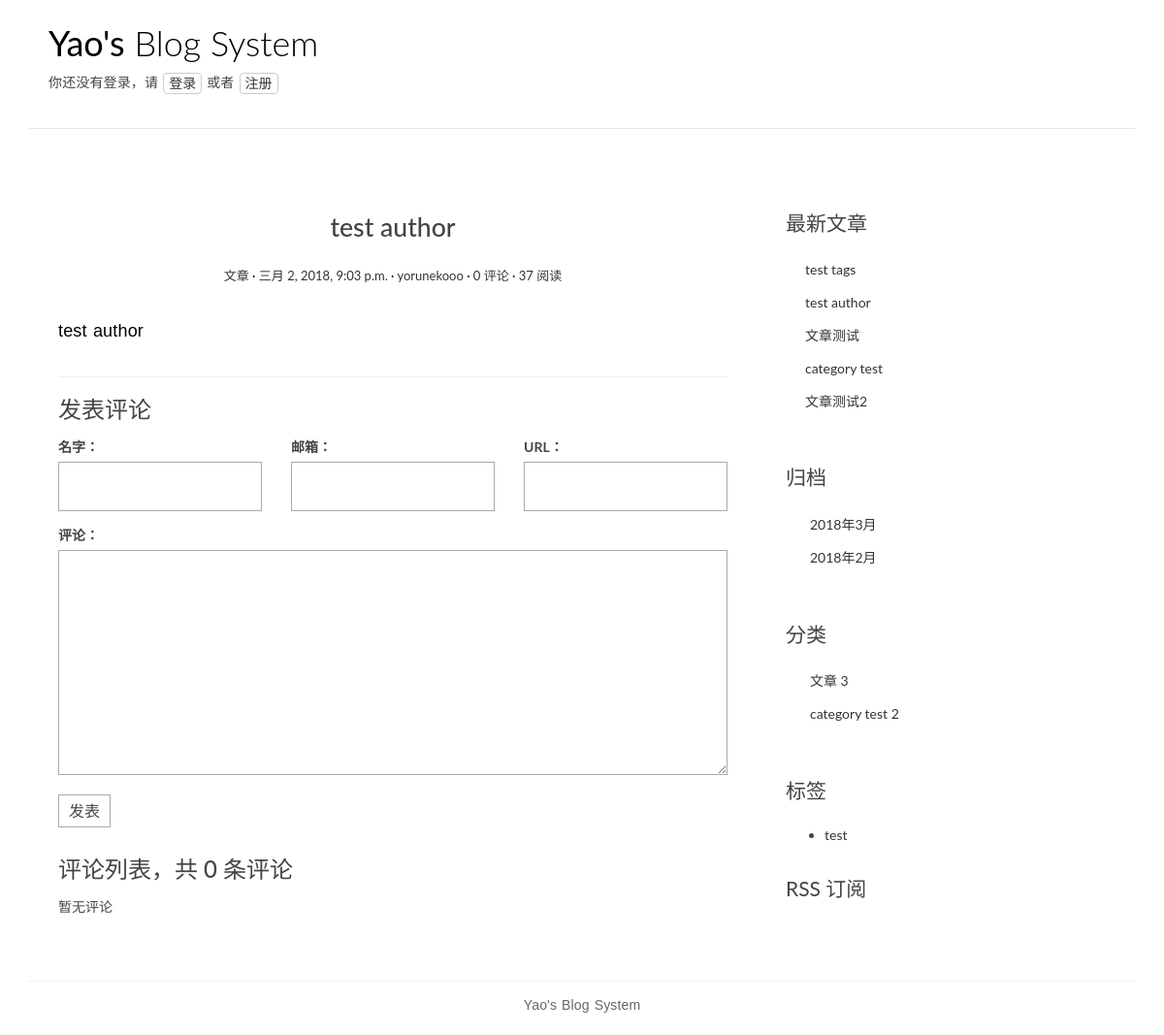
Screenshot of /post/3/ with the database file from the repository.
### blog/models.py (models this page shows, shortened)
@python_2_unicode_compatible
class Post(models.Model):
    title = models.CharField(max_length=70)
    body = models.TextField()
    created_time = models.DateTimeField()
    modified_time = models.DateTimeField()
    excerpt = models.CharField(max_length=200, blank=True)
    category = models.ForeignKey(Category, on_delete=models.CASCADE,)
    tags = models.ManyToManyField(Tag, blank=True)
    author = models.ForeignKey(settings.AUTH_USER_MODEL, on_delete=models.CASCADE,)
    views = models.PositiveIntegerField(default=0)
    def get_absolute_url(self):
        return reverse('blog:detail', kwargs={'pk': self.pk})
    def increase_views(self):
        self.views += 1
        self.save(update_fields=['views'])
    def save(self, *args, **kwargs):
        if not self.excerpt:
            md = markdown.Markdown(extensions=[
                'markdown.extensions.extra',
                'markdown.extensions.codehilite',
            ])
            self.excerpt = strip_tags(md.convert(self.body))[:54]
        super(Post, self).save(*args, **kwargs)
    class Meta:
        ordering = ['-created_time']

@python_2_unicode_compatible
class Category(models.Model):
    name = models.CharField(max_length=100)

@python_2_unicode_compatible
class Tag(models.Model):
    name = models.CharField(max_length=100)

### users/models.py (models this page shows, shortened)
@python_2_unicode_compatible
class User(AbstractUser):
    nickname = models.CharField(max_length=50, blank=True)
    friends = models.ManyToManyField('self')
    class Meta(AbstractUser.Meta):
        pass

### blog/views.py (the view)
# urls.py: url(r'^post/(?P<pk>[0-9]+)/$', views.PostDetailView.as_view(), name='detail'),
class PostDetailView(DetailView):
    model = Post
    template_name = 'detail.html'
    context_object_name = 'post'
    def get(self, request, *args, **kwargs):
        response = super(PostDetailView, self).get(request, *args, **kwargs)
        self.object.increase_views()
        return response
    def get_object(self, queryset=None):
        post = super(PostDetailView, self).get_object(queryset=None)
        post.body = markdown.markdown(post.body,
                                      extensions=[
                                          'markdown.extensions.extra',
                                          'markdown.extensions.codehilite',
                                          'markdown.extensions.toc',
                                      ])
        return post
    def get_context_data(self, **kwargs):
        context = super(PostDetailView, self).get_context_data(**kwargs)
        form = CommentForm()
        comment_list = self.object.comment_set.all()
        context.update({
            'form': form,
            'comment_list': comment_list
        })
        return context

### comments/forms.py
class CommentForm(forms.ModelForm):
    class Meta:
        model = Comment
        fields = ['name', 'email', 'url', 'text']

### blog/templatetags/blog_tags.py (called while the page is built)
@register.simple_tag
def get_recent_posts(num=5):
    return Post.objects.all().order_by('-created_time')[:num]

@register.simple_tag
def archives():
    return Post.objects.dates('created_time', 'month', order='DESC')

@register.simple_tag
def get_categories():
    return Category.objects.annotate(num_posts=Count('post')).filter(num_posts__gt=0)

### blog/templates/detail.html (shortened to what this page needs)
{% extends 'base.html' %}
{% load staticfiles %}
{% load blog_tags %}
{% block main %}
    <article class="post post-{{ post.pk }}">
      <header class="entry-header">
        <h1 class="entry-title">{{ post.title }}</h1>
        <div class="entry-meta">
          <span class="post-category"><a href="#">{{ post.category.name }}</a></span>
          <span class="post-date">
              <a href="#">
                  <time class="entry-date" datetime="{{ post.created_time }}">{{ post.created_time }}</time>
              </a>
          </span>
          <span class="post-author"><a href="#">{{ post.author }}</a></span>
          <span class="comments-link"><a href="#">{{ post.comment_set.count }} 评论</a></span>
          <span class="views-count"><a href="#">{{ post.views }} 阅读</a></span>
        </div>
      </header>
      <div class="entry-content clearfix">
        {{ post.body|safe }}
      </div>
    </article>
    <section class="comment-area" id="comment-area">
        <hr>
        <h3>发表评论</h3>
        <form action="{% url 'comments:post_comment' post.pk %}" method="post" class="comment-form">
            <div class="row">
                <div class="col-md-4">
                    <label for="{{ form.name.id_for_label }}">名字：</label>
                    {{ form.name }}
                </div>
                <div class="col-md-4">
                    <label for="{{ form.email.id_for_label }}">邮箱：</label>
                    {{ form.email }}
                </div>
                <div class="col-md-4">
                    <label for="{{ form.url.id_for_label }}">URL：</label>
                    {{ form.url }}
                </div>
                <div class="col-md-12">
                    <label for="{{ form.text.id_for_label }}">评论：</label>
                    {{ form.text }}
                    <button type="submit" class="comment-btn">发表</button>
                </div>
              </div>
            </form>
        <div class="comment-list-panel">
            <h3>评论列表，共 <span>{{ post.comment_set.count }}</span> 条评论</h3>
            <ul class="comment-list list-unstyled">
                {% for comment in comment_list %}
                <li class="comment-item">
                    <span class="nickname">{{ comment.name }}</span>
                    <time class="submit-date">{{ comment.created_time }}</time>
                    <div class="text">
                        {{ comment.text }}
                    </div>
                </li>
                {% empty %}
                暂无评论
                {% endfor %}
            </ul>
        </div>
    </section>
{% endblock main %}
{% block aside %}
    {% include 'asides/recent-posts.html' %}
    {% include 'asides/archives.html' %}
    {% include 'asides/category.html' %}
    {% include 'asides/tag.html' %}
    {% include 'asides/rss.html' %}
{% endblock aside %}

### blog/templates/asides/recent-posts.html
{% load staticfiles %}
{% load blog_tags %}
{% block recent-posts%}
    <div class="widget widget-recent-posts">
        <h3 class="widget-title">最新文章</h3>
        {% get_recent_posts as recent_post_list %}
        <ul>
            {% for post in recent_post_list %}
            <li>
                <a href="{{ post.get_absolute_url }}">{{ post.title }}</a>
            </li>
            {% empty %}
            暂无文章！
            {% endfor %}
        </ul>
    </div>
{% endblock recent-posts %}

### blog/templates/asides/category.html
{% load staticfiles %}
{% load blog_tags %}
{% block category%}
    <div class="widget widget-category">
        <h3 class="widget-title">分类</h3>
        {% get_categories as category_list %}
        <ul>
            {% for category in category_list %}
            <li>
                <a href="{% url 'blog:category' category.pk %}">{{ category.name }} <span class="post-count">{{ category.num_posts }}</span></a>
            </li>
            {% empty %}
            暂无分类！
            {% endfor %}
        </ul>
    </div>
{% endblock category %}

### blog/templates/asides/tag.html
{% load staticfiles %}
{% load blog_tags %}
{% block tag%}
    <div class="widget widget-tag">
      <h3 class="widget-title">标签</h3>
      <ul>
        {% for tag in post.tags.all %}
        <li>
          <a href="{% url 'blog:tag' tag.pk %}">{{ tag.name }}</a>
        </li>
        {% empty %}
        暂无标签！
        {% endfor %}
      </ul>
    </div>
{% endblock tag %}

### blog/static/blog/css/custom.css (style rules this page uses)
* { outline: none; }
h1, h2, h3, h4, h5, h6 { margin-top: 0; }
a { color: #333; }
body { color: #444; font-family: 'Lato', sans-serif; }
p { font-family: 'Ubuntu', sans-serif; font-weight: 400; word-spacing: 1px; letter-spacing: 0.01em; }
.post { background: #fff; padding: 30px 30px 0; }
.entry-title { text-align: center; font-size: 1.9em; margin-bottom: 20px; line-height: 1.6; padding: 10px 20px 0; }
.entry-meta { text-align: center; color: #DDDDDD; font-size: 13px; margin-bottom: 30px; }
.entry-content { font-size: 18px; line-height: 1.9; font-weight: 300; color: #000; }
.post-category::after, .post-date::after, .post-author::after, .comments-link::after { content: ' ·'; color: #000; }
.widget { background: #fff; padding: 30px 0 0; }
.widget-title { font-size: 1.5em; margin-bottom: 20px; line-height: 1.6; padding: 10px 0 0; font-weight: 400; }
.widget-recent-posts ul { padding: 0; margin: 0; padding-left: 20px; }
.widget-recent-posts ul li { list-style-type: none; position: relative; line-height: 170%; margin-bottom: 10px; }
.widget-recent-posts ul li::before { content: '\f3d3'; font-family: "Ionicons"; position: absolute; left: -17px; top: 3px; font-size: 16px; color: #000; }
.widget-category ul { padding: 0; margin: 0; padding-left: 25px; }
.widget-category ul li { list-style-type: none; position: relative; line-height: 170%; margin-bottom: 10px; }
.widget-category ul li::before { content: '\f3fe'; font-family: "Ionicons"; position: absolute; left: -25px; top: 1px; font-size: 18px; color: #000; }
.contact-form input, .comment-form input { border: 1px solid #aaa; margin-bottom: 15px; width: 100%; padding: 15px 15px; font-size: 16px; line-height: 100%; transition: 0.4s border-color linear; }
.contact-form textarea, .comment-form textarea { border: 1px solid #aaa; margin-bottom: 15px; width: 100%; padding: 15px 15px; font-size: 16px; line-height: 20px !important; min-height: 183px; transition: 0.4s border-color linear; }
.comment-area { padding: 0 30px 0; }
.comment-form { margin-top: 15px; }
.comment-form .comment-btn { background-color: #fff; border: 1px solid #aaa; font-size: 16px; padding: 5px 10px; }
.comment-list-panel { margin-top: 30px; }
.comment-list { margin-top: 15px; }

### rows the page displays
Post: title "test author", category.name "文章", created_time "三月 2, 2018, 9:03 p.m.", author "yorunekooo", comment_set.count "0", views "37", body "test author"
Post: title "test tags"
Post: title "文章测试"
Post: title "category test"
Post: title "文章测试2"
Category: name "文章", num_posts "3"
Category: name "category test", num_posts "2"
Tag: name "test"

### other values shown
{{ date.year }} "2018" "2018"
{{ date.month }} "3" "2"
